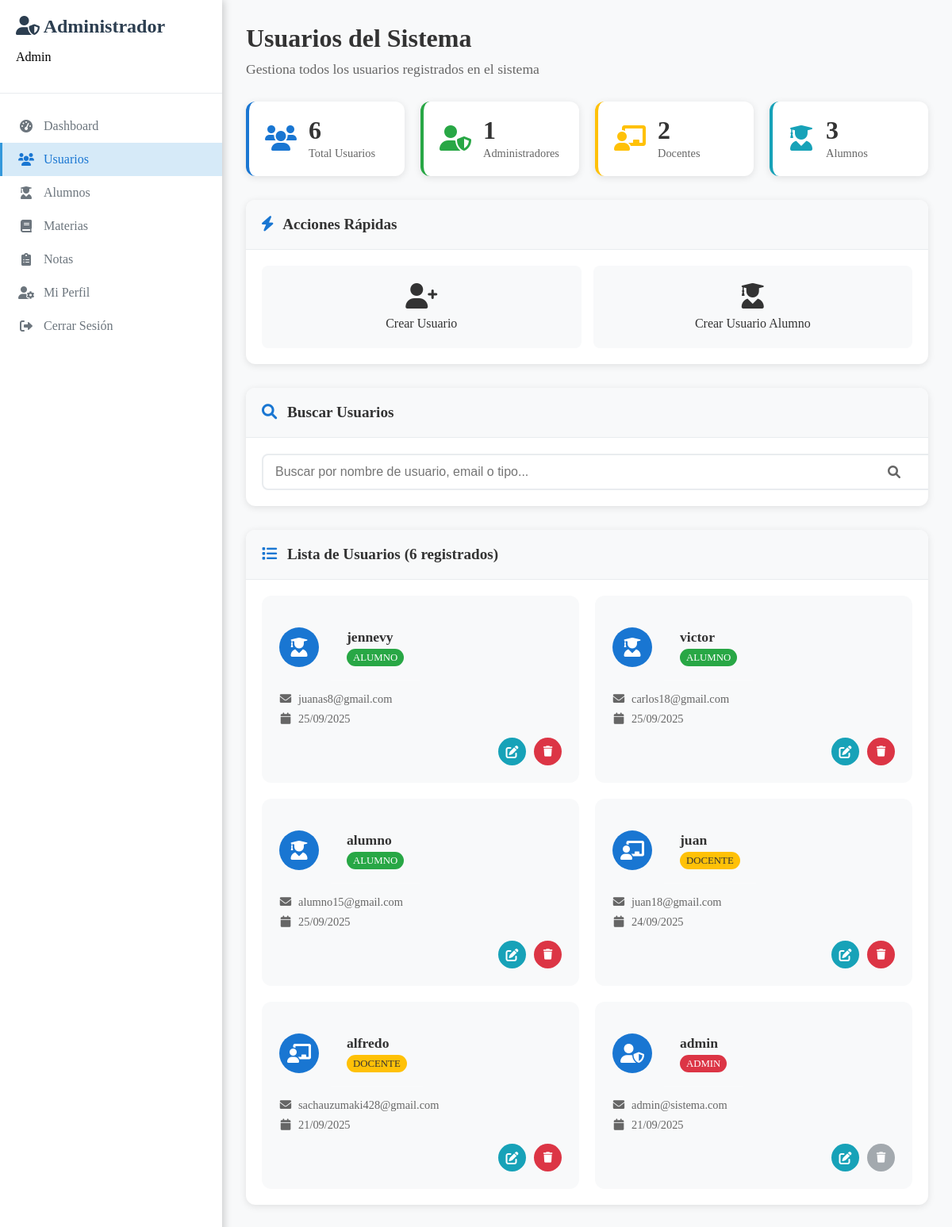
Page /admin/ver_usuarios (signed in) on the earlier database version.
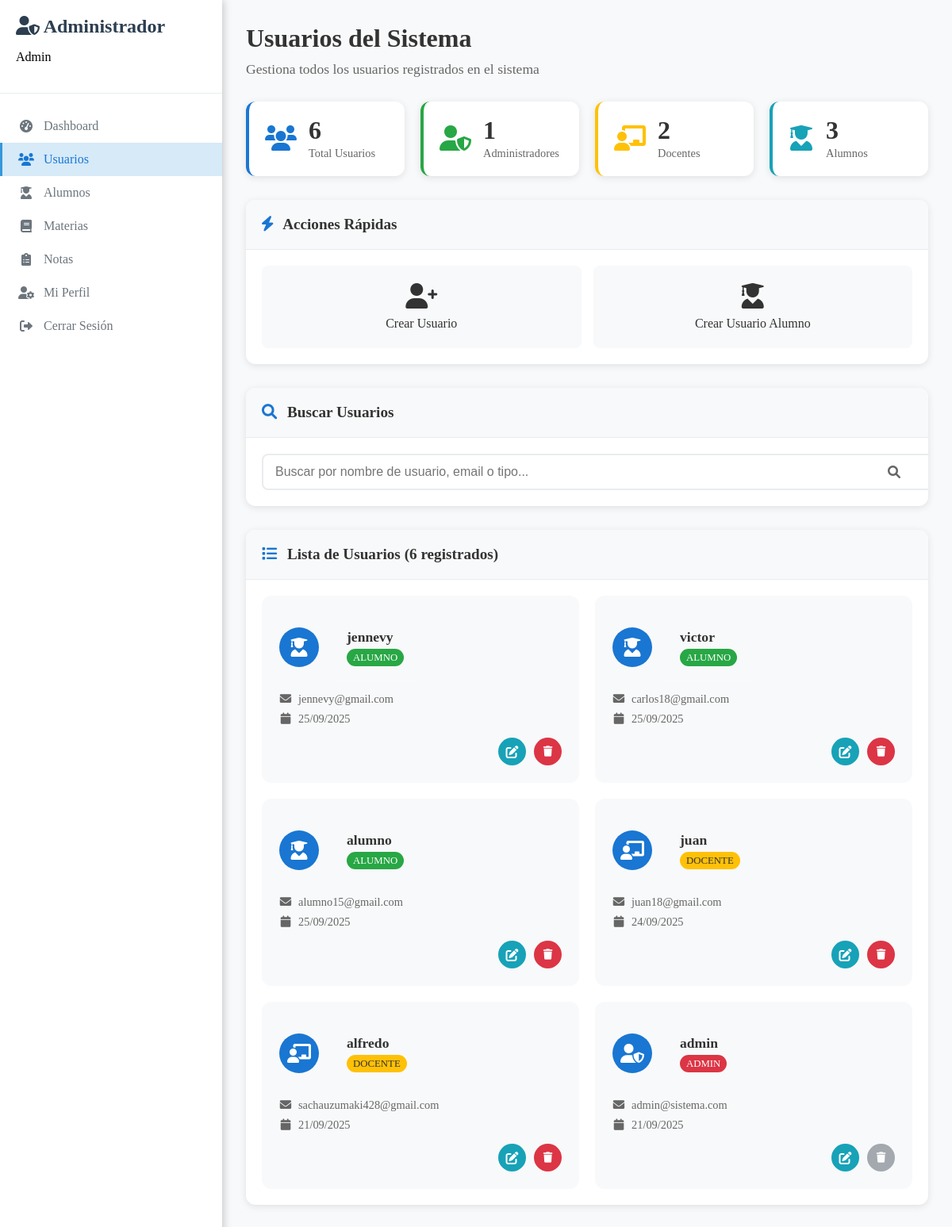
Same page on the later database version.
### app.py (models this page shows)
class Usuario(db.Model):
    id = db.Column(db.Integer, primary_key=True)
    username = db.Column(db.String(80), unique=True, nullable=False)
    email = db.Column(db.String(120), unique=True, nullable=False)
    password_hash = db.Column(db.String(120), nullable=False)
    tipo = db.Column(db.String(20), nullable=False)  # 'admin', 'docente' o 'alumno'
    fecha_creacion = db.Column(db.DateTime, default=datetime.utcnow)

### app.py (the view)
@app.route('/admin/ver_usuarios')
def admin_ver_usuarios():
    if not session.get('user_id') or session.get('tipo') != 'admin':
        return redirect(url_for('login'))
    usuarios = Usuario.query.order_by(Usuario.fecha_creacion.desc()).all()
    for usuario in usuarios:
        if usuario.fecha_creacion:
            usuario.fecha_creacion_formatted = usuario.fecha_creacion.strftime('%d/%m/%Y')
        else:
            usuario.fecha_creacion_formatted = 'N/A'
    total_usuarios = len(usuarios)
    admin_count = len([u for u in usuarios if u.tipo == 'admin'])
    docente_count = len([u for u in usuarios if u.tipo == 'docente'])
    alumno_count = len([u for u in usuarios if u.tipo == 'alumno'])
    return render_template('admin/ver_usuarios_moderno.html',
                         usuarios=usuarios,
                         total_usuarios=total_usuarios,
                         admin_count=admin_count,
                         docente_count=docente_count,
                         alumno_count=alumno_count)

### app.py (called while the page is built)
@app.context_processor
def inject_flash_cleanup():
    return {
        'clear_flash_messages': clear_flash_messages,
        'convertir_ciclo_a_texto': convertir_ciclo_a_texto
    }

### templates/admin/ver_usuarios_moderno.html (shortened to what the changed rows need)
<!DOCTYPE html>
<html lang="es">
<head>
    <link href="https://cdnjs.cloudflare.com/ajax/libs/font-awesome/6.0.0/css/all.min.css" rel="stylesheet">
</head>
<body>
<div class="admin-dashboard">
    <div class="sidebar">
        <div class="sidebar-header">
            <h2><i class="fas fa-user-shield"></i> Administrador</h2>
        </div>
    </div>
    <div class="main-content">
        <div class="content-header">
            <h1>Usuarios del Sistema</h1>
        </div>
        <div class="users-card">
            <div class="card-body">
                {% if usuarios %}
                <div class="users-grid">
                    {% for usuario in usuarios %}
                    <div class="user-card" data-user-id="{{ usuario.id }}" data-usuario="{{ usuario.username|lower }}" data-email="{{ usuario.email|lower }}" data-tipo="{{ usuario.tipo|lower }}">
                        <div class="user-header">
                            <div class="user-avatar">
                                {% if usuario.tipo == 'admin' %}
                                    <i class="fas fa-user-shield"></i>
                                {% elif usuario.tipo == 'docente' %}
                                    <i class="fas fa-chalkboard-teacher"></i>
                                {% else %}
                                    <i class="fas fa-user-graduate"></i>
                                {% endif %}
                            </div>
                            <div class="user-info">
                                <h4>{{ usuario.username }}</h4>
                                <span class="user-type {{ usuario.tipo }}">{{ usuario.tipo|title }}</span>
                            </div>
                        </div>
                        <div class="user-details">
                            <div class="detail-item">
                                <i class="fas fa-envelope"></i>
                                <span>{{ usuario.email }}</span>
                            </div>
                            <div class="detail-item">
                                <i class="fas fa-calendar"></i>
                                <span>{{ usuario.fecha_creacion_formatted }}</span>
                            </div>
                        </div>
                        <div class="user-actions">
                            <a href="{{ url_for('editar_usuario', usuario_id=usuario.id) }}" class="btn-action edit" title="Editar usuario">
                                <i class="fas fa-edit"></i>
                            </a>
                            {% if usuario.id != session.user_id %}
                            <button data-user-id="{{ usuario.id }}" data-username="{{ usuario.username }}" class="btn-action delete" title="Eliminar usuario">
                                <i class="fas fa-trash"></i>
                            </button>
                            {% else %}
                            <button class="btn-action delete disabled" title="No puedes eliminar tu propio usuario" disabled>
                                <i class="fas fa-trash"></i>
                            </button>
                            {% endif %}
                        </div>
                    </div>
                    {% endfor %}
                </div>
                {% endif %}
            </div>
        </div>
    </div>
</div>
</body>
</html>

Differences in the rows shown:
changed Usuario "jennevy": email "juanas8@gmail.com" → "jennevy@gmail.com"
